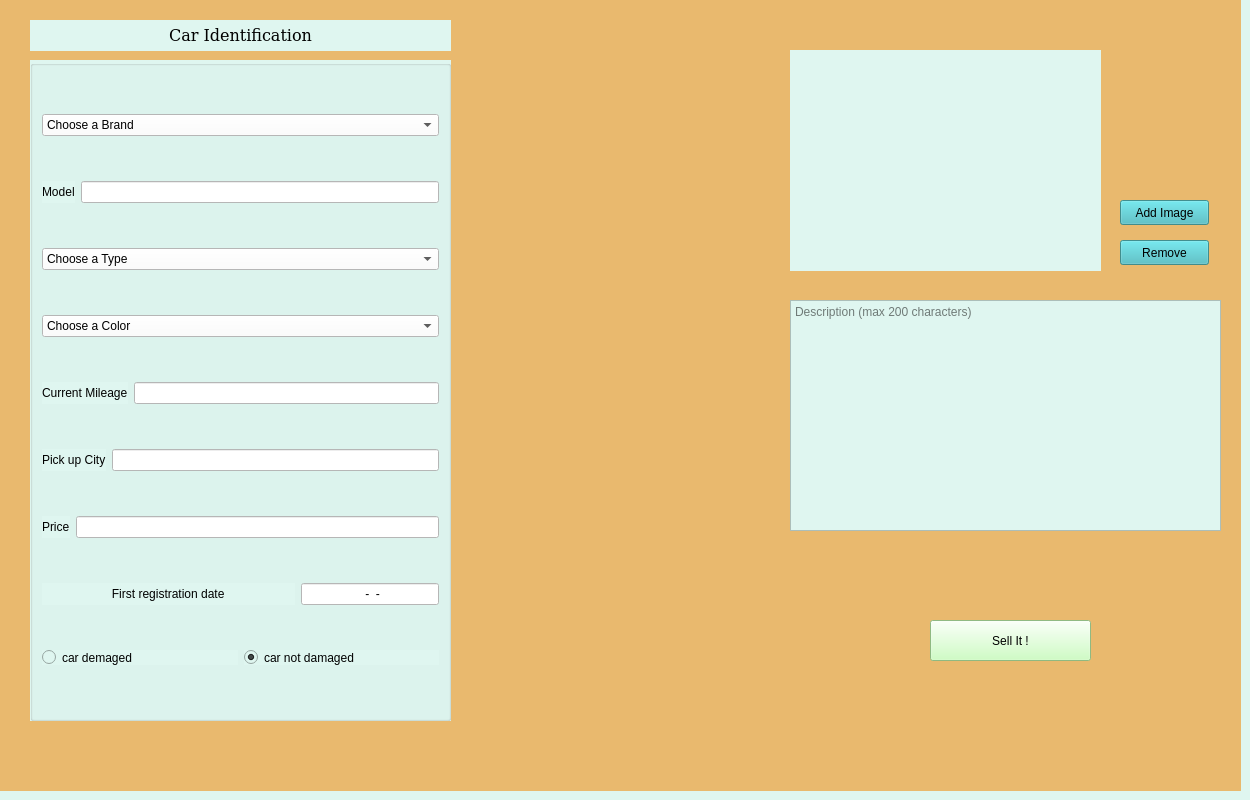
    <widget class="QWidget" name="SellCarPage">
     <property name="styleSheet">
      <string notr="true">background-color: rgb(223, 246, 240);</string>
     </property>
     <widget class="QGroupBox" name="groupBox_3">
      <property name="geometry">
       <rect>
        <x>30</x>
        <y>60</y>
        <width>421</width>
        <height>661</height>
       </rect>
      </property>
      <property name="styleSheet">
       <string notr="true">border-color: qlineargradient(spread:pad, x1:0, y1:0, x2:1, y2:0, stop:0 rgba(0, 0, 0, 255), stop:1 rgba(255, 255, 255, 255));
border-color: rgb(114, 159, 207);</string>
      </property>
      <property name="title">
       <string/>
      </property>
      <layout class="QVBoxLayout" name="verticalLayout_2">
       <item>
        <layout class="QHBoxLayout" name="horizontalLayout_25">
         <item>
          <widget class="QComboBox" name="carBrandRegistrationComboBox">
           <property name="styleSheet">
            <string notr="true">background-color: rgb(255, 255, 255);</string>
           </property>
           <item>
            <property name="text">
             <string extracomment="choose a Model">Choose a Brand</string>
            </property>
           </item>
           <item>
            <property name="text">
             <string>Alfa Romeo</string>
            </property>
           </item>
           <item>
            <property name="text">
             <string>Aston Martin</string>
            </property>
           </item>
           <item>
            <property name="text">
             <string>Audi</string>
            </property>
           </item>
           <item>
            <property name="text">
             <string>Bentley</string>
            </property>
           </item>
           <item>
            <property name="text">
             <string>BMW</string>
            </property>
           </item>
           <item>
            <property name="text">
             <string>Citroen</string>
            </property>
           </item>
           <item>
            <property name="text">
             <string>Dacia</string>
            </property>
           </item>
           <item>
            <property name="text">
             <string>Ferrari</string>
            </property>
           </item>
           <item>
            <property name="text">
             <string>Fiat</string>
            </property>
           </item>
           <item>
            <property name="text">
             <string>Ford</string>
            </property>
           </item>
           <item>
            <property name="text">
             <string>Honda</string>
            </property>
           </item>
           <item>
            <property name="text">
             <string>Hyundai</string>
            </property>
           </item>
           <item>
            <property name="text">
             <string>Jaguar</string>
            </property>
           </item>
           <item>
            <property name="text">
             <string>Jeep</string>
            </property>
           </item>
           <item>
            <property name="text">
             <string>Kia</string>
            </property>
           </item>
           <item>
            <property name="text">
             <string>Lamborghini</string>
            </property>
           </item>
           <item>
            <property name="text">
             <string>Land Rover</string>
            </property>
           </item>
           <item>
            <property name="text">
             <string>Lexus</string>
            </property>
           </item>
           <item>
            <property name="text">
             <string>Mazda</string>
            </property>
           </item>
           <item>
            <property name="text">
             <string>Mercedes-Benz</string>
            </property>
           </item>
           <item>
            <property name="text">
             <string>Mini</string>
            </property>
           </item>
           <item>
            <property name="text">
             <string>Nissan</string>
            </property>
           </item>
           <item>
            <property name="text">
             <string>Peugeot</string>
            </property>
           </item>
           <item>
            <property name="text">
             <string>Porsche</string>
            </property>
           </item>
           <item>
            <property name="text">
             <string>Rolls-Royce</string>
            </property>
           </item>
           <item>
            <property name="text">
             <string>Skoda</string>
            </property>
           </item>
           <item>
            <property name="text">
             <string>Smart</string>
            </property>
           </item>
           <item>
            <property name="text">
             <string>Toyota</string>
            </property>
           </item>
           <item>
            <property name="text">
             <string>Volkswagen</string>
            </property>
           </item>
           <item>
            <property name="text">
             <string>Volvo</string>
            </property>
           </item>
           <item>
            <property name="text">
             <string>Other</string>
            </property>
           </item>
          </widget>
         </item>
        </layout>
       </item>
       <item>
        <layout class="QHBoxLayout" name="horizontalLayout_16">
         <item>
          <widget class="QLabel" name="label_17">
           <property name="text">
            <string>Model</string>
           </property>
          </widget>
         </item>
         <item>
          <widget class="QLineEdit" name="carModelRegistrationLineEdit">
           <property name="styleSheet">
            <string notr="true">background-color: rgb(255, 255, 255);</string>
           </property>
           <property name="alignment">
            <set>Qt::AlignCenter</set>
           </property>
          </widget>
         </item>
        </layout>
       </item>
       <item>
        <layout class="QHBoxLayout" name="horizontalLayout_15">
         <item>
          <widget class="QComboBox" name="carTypeRegistrationCombo">
           <property name="styleSheet">
            <string notr="true">background-color: rgb(255, 255, 255);</string>
           </property>
           <item>
            <property name="text">
             <string>Choose a Type</string>
            </property>
           </item>
           <item>
            <property name="text">
             <string>Petrol</string>
            </property>
           </item>
           <item>
            <property name="text">
             <string>Diesel</string>
            </property>
           </item>
           <item>
            <property name="text">
             <string>Electric</string>
            </property>
           </item>
           <item>
            <property name="text">
             <string>Hybrid</string>
            </property>
           </item>
          </widget>
         </item>
        </layout>
       </item>
       <item>
        <layout class="QHBoxLayout" name="horizontalLayout_24">
         <item>
          <widget class="QComboBox" name="carColorRegistrationCombo">
           <property name="styleSheet">
            <string notr="true">background-color: rgb(255, 255, 255);</string>
           </property>
           <item>
            <property name="text">
             <string>Choose a Color</string>
            </property>
           </item>
           <item>
            <property name="text">
             <string>Black</string>
            </property>
           </item>
           <item>
            <property name="text">
             <string>White</string>
            </property>
           </item>
           <item>
            <property name="text">
             <string>Blue</string>
            </property>
           </item>
           <item>
            <property name="text">
             <string>Grey</string>
            </property>
           </item>
           <item>
            <property name="text">
             <string>Red</string>
            </property>
           </item>
           <item>
            <property name="text">
             <string>Yellow</string>
            </property>
           </item>
           <item>
            <property name="text">
             <string>Green</string>
            </property>
           </item>
           <item>
            <property name="text">
             <string>Pink</string>
            </property>
           </item>
           <item>
            <property name="text">
             <string>Gold</string>
            </property>
           </item>
           <item>
            <property name="text">
             <string>Brown</string>
            </property>
           </item>
           <item>
            <property name="text">
             <string>Other</string>
            </property>
           </item>
          </widget>
         </item>
        </layout>
       </item>
       <item>
        <layout class="QHBoxLayout" name="horizontalLayout_13">
         <item>
          <widget class="QLabel" name="label_14">
           <property name="text">
            <string>Current Mileage</string>
           </property>
          </widget>
         </item>
         <item>
          <widget class="QLineEdit" name="carMileageRegistrationLineEdit">
           <property name="styleSheet">
            <string notr="true">background-color: rgb(255, 255, 255);</string>
           </property>
           <property name="alignment">
            <set>Qt::AlignCenter</set>
           </property>
          </widget>
         </item>
        </layout>
       </item>
       <item>
        <layout class="QHBoxLayout" name="horizontalLayout_14">
         <item>
          <widget class="QLabel" name="label_15">
           <property name="text">
            <string>Pick up City</string>
           </property>
          </widget>
         </item>
         <item>
          <widget class="QLineEdit" name="carPickPointRegistrationCityLineEdit">
           <property name="styleSheet">
            <string notr="true">background-color: rgb(255, 255, 255);</string>
           </property>
           <property name="alignment">
            <set>Qt::AlignCenter</set>
           </property>
          </widget>
         </item>
        </layout>
       </item>
       <item>
        <layout class="QHBoxLayout" name="horizontalLayout_17">
         <item>
          <widget class="QLabel" name="label_18">
           <property name="styleSheet">
            <string notr="true"/>
           </property>
           <property name="text">
            <string>Price</string>
           </property>
          </widget>
         </item>
         <item>
          <widget class="QLineEdit" name="carPriceRegistrationLineEdit">
           <property name="styleSheet">
            <string notr="true">background-color: rgb(255, 255, 255);</string>
           </property>
           <property name="alignment">
            <set>Qt::AlignCenter</set>
           </property>
          </widget>
         </item>
        </layout>
       </item>
       <item>
        <layout class="QHBoxLayout" name="horizontalLayout_19">
         <item>
          <widget class="QLabel" name="label_20">
           <property name="font">
            <font>
             <family>Ubuntu</family>
            </font>
           </property>
           <property name="styleSheet">
            <string notr="true"/>
           </property>
           <property name="text">
            <string>                     First registration date                     </string>
           </property>
          </widget>
         </item>
         <item>
          <widget class="QLineEdit" name="carFirstRegistrationLineEdit">
           <property name="styleSheet">
            <string notr="true">background-color: rgb(255, 255, 255);</string>
           </property>
           <property name="inputMask">
            <string>9999-99-99</string>
           </property>
           <property name="alignment">
            <set>Qt::AlignCenter</set>
           </property>
          </widget>
         </item>
        </layout>
       </item>
       <item>
        <layout class="QHBoxLayout" name="horizontalLayout_20">
         <item>
          <widget class="QRadioButton" name="damagedRadioButton">
           <property name="text">
            <string>car demaged</string>
           </property>
          </widget>
         </item>
         <item>
          <widget class="QRadioButton" name="notDamagedRadioButton">
           <property name="text">
            <string>car not damaged</string>
           </property>
           <property name="checked">
            <bool>true</bool>
           </property>
          </widget>
         </item>
        </layout>
       </item>
      </layout>
     </widget>
     <widget class="QPushButton" name="sellCarButton">
      <property name="geometry">
       <rect>
        <x>930</x>
        <y>620</y>
        <width>161</width>
        <height>41</height>
       </rect>
      </property>
      <property name="styleSheet">
       <string notr="true">background-color: rgba(192, 255, 179, 236);</string>
      </property>
      <property name="text">
       <string>Sell It !</string>
      </property>
      <property name="checkable">
       <bool>false</bool>
      </property>
     </widget>
     <widget class="QLabel" name="carIdentificationLabel">
      <property name="geometry">
       <rect>
        <x>30</x>
        <y>20</y>
        <width>421</width>
        <height>31</height>
       </rect>
      </property>
      <property name="font">
       <font>
        <family>Bitstream Vera Serif</family>
        <pointsize>12</pointsize>
       </font>
      </property>
      <property name="text">
       <string>Car Identification</string>
      </property>
      <property name="alignment">
       <set>Qt::AlignCenter</set>
      </property>
     </widget>
     <widget class="QPushButton" name="addCarImageButton">
      <property name="geometry">
       <rect>
        <x>1120</x>
        <y>200</y>
        <width>89</width>
        <height>25</height>
       </rect>
      </property>
      <property name="styleSheet">
       <string notr="true">background-color: rgba(64, 183, 191, 215);</string>
      </property>
      <property name="text">
       <string>Add Image</string>
      </property>
     </widget>
     <widget class="QPlainTextEdit" name="plainTextEdit">
      <property name="geometry">
       <rect>
        <x>790</x>
        <y>300</y>
        <width>431</width>
        <height>231</height>
       </rect>
      </property>
      <property name="placeholderText">
       <string>Description (max 200 characters)</string>
      </property>
     </widget>
     <widget class="QLabel" name="descriptionStatus">
      <property name="geometry">
       <rect>
        <x>800</x>
        <y>440</y>
        <width>251</width>
        <height>17</height>
       </rect>
      </property>
      <property name="styleSheet">
       <string notr="true">color: rgb(204, 0, 0);</string>
      </property>
      <property name="text">
       <string/>
      </property>
      <property name="alignment">
       <set>Qt::AlignCenter</set>
      </property>
     </widget>
     <widget class="QLabel" name="label_19">
      <property name="geometry">
       <rect>
        <x>0</x>
        <y>0</y>
        <width>1241</width>
        <height>791</height>
       </rect>
      </property>
      <property name="maximumSize">
       <size>
        <width>1241</width>
        <height>16777215</height>
       </size>
      </property>
      <property name="styleSheet">
       <string notr="true">background-color: qlineargradient(spread:pad, x1:0, y1:1, x2:0, y2:0, stop:0 rgba(0, 0, 0, 255), stop:0.05 rgba(14, 8, 73, 255), stop:0.36 rgba(28, 17, 145, 255), stop:0.6 rgba(126, 14, 81, 255), stop:0.75 rgba(234, 11, 11, 255), stop:0.79 rgba(244, 70, 5, 255), stop:0.86 rgba(255, 136, 0, 255), stop:0.935 rgba(239, 236, 55, 255));
background-color: rgb(114, 159, 207);
background-color: rgb(255, 219, 197);
background-color: rgb(233, 185, 110);</string>
      </property>
      <property name="text">
       <string/>
      </property>
     </widget>
     <widget class="QLabel" name="carImagePixmap">
      <property name="geometry">
       <rect>
        <x>790</x>
        <y>50</y>
        <width>311</width>
        <height>221</height>
       </rect>
      </property>
      <property name="text">
       <string/>
      </property>
     </widget>
     <widget class="QPushButton" name="removeCarImageButton">
      <property name="geometry">
       <rect>
        <x>1120</x>
        <y>240</y>
        <width>89</width>
        <height>25</height>
       </rect>
      </property>
      <property name="styleSheet">
       <string notr="true">background-color: rgba(64, 183, 191, 215);</string>
      </property>
      <property name="text">
       <string>Remove</string>
      </property>
     </widget>
     <zorder>label_19</zorder>
     <zorder>sellCarButton</zorder>
     <zorder>carIdentificationLabel</zorder>
     <zorder>addCarImageButton</zorder>
     <zorder>plainTextEdit</zorder>
     <zorder>descriptionStatus</zorder>
     <zorder>groupBox_3</zorder>
     <zorder>carImagePixmap</zorder>
     <zorder>removeCarImageButton</zorder>
    </widget>
